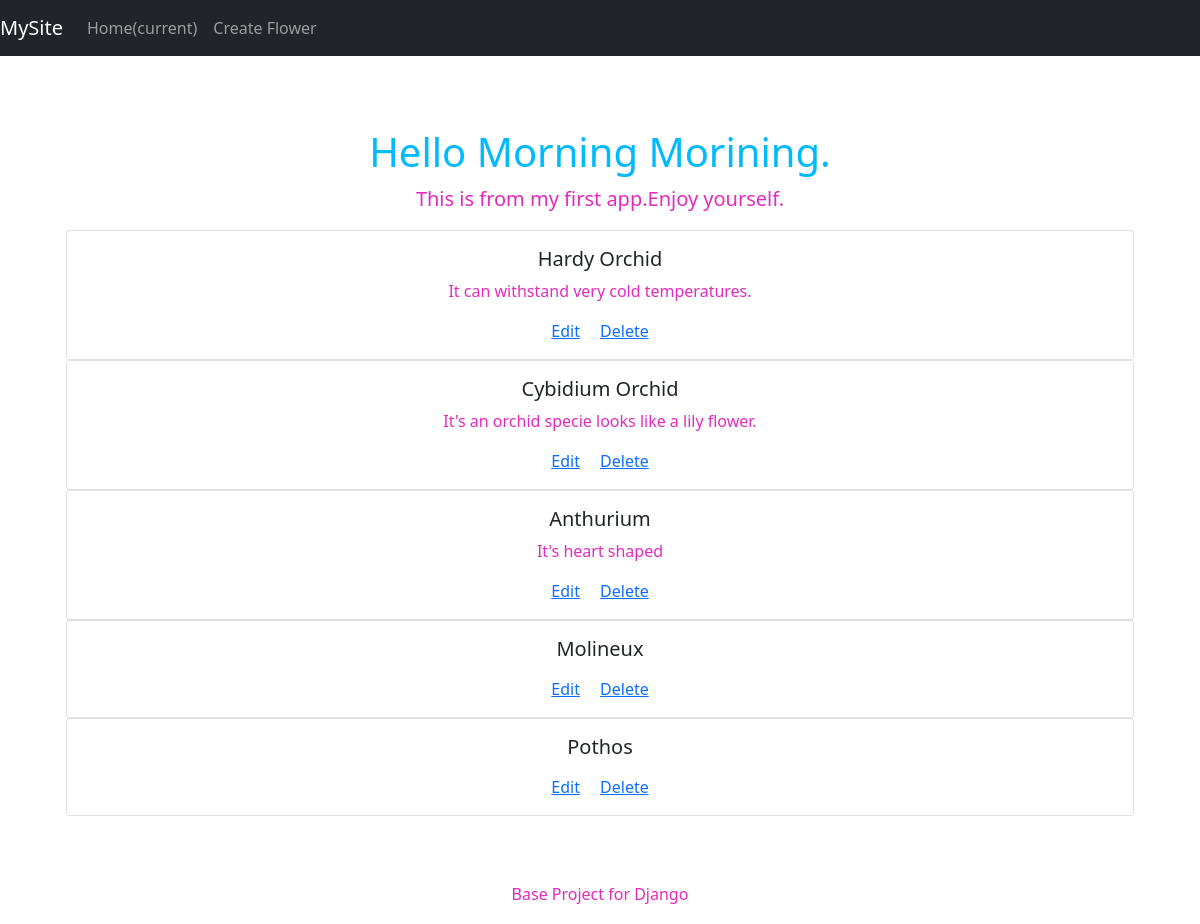
The page / on the database its author committed.
### myapp/models.py (models this page shows, shortened)
class Flower(models.Model):
    title=models.CharField(max_length=255,default='')
    description=models.TextField(default='')

### myapp/views.py (the view)
# urls.py: path('',myapp_views.index),
def index(request):
    flowers=Flower.objects.all()
    return render(request,'myapp/index.html',{'flowers':flowers})

### myapp/Templates/myapp/index.html
{%extends 'base/base.html'%}
{%load static%}
{%block content %}
<h1>
    Hello Morning Morining.
</h1>
<p class="lead">
    This is from my first app.Enjoy yourself.
</p>
<div class="card-columns">
{%for flower in flowers%}
<div class="card">
    <div class="card-body">
        <h5 clas="card-title">{{flower.title}}</h5>
        <p clas"card-text">{{flower.description | truncatechars:100}}</p>
        <a href="{%url 'edit' pk=flower.pk %}"
        class="card-link">Edit</a>
        <a href="adminmyapp/flower/{{flower.id}}/delete/"
        class="card-link">Delete</a>
    </div>
</div>
{%endfor%}
</div>
{%endblock%}

### base/Templates/base/base.html (shortened to what this page needs)
{% load static %}
<!DOCTYPE html>
<html>
    <head>
        <link href="https://cdn.jsdelivr.net/npm/bootstrap@5.0.2/dist/css/bootstrap.min.css"
        rel="stylesheet"
>
        <link rel="stylesheet" href="{% static 'base/css/site.css' %}">
    </head>
    <body>
        <nav class="navbar navbar-expand-md navbar-dark bg-dark fixed-top">
            <a class="navbar-brand" href="/">
                MySite
            </a>
            <div class="collapse navbar-collapse" id="navbarExampleDefault">
                <ul class="navbar-nav mr-auto">
                    <li class="nav-item active">
                        <a class="nav-link" href="/">Home<span class="sr-only">(current)</span></a>
                    </li>
                    <li class="nav-item">
                        <a class="nav-link" href="flower/create/">Create Flower</a>
                    </li>
                </ul>
            </div>
        </nav>
        <main role="main" class="container">
            <div class="starter-template">
                {%block content%}{%endblock%}
            </div>
        </main>
        <foot class="foot">
            <div class="container footer">
               <p>Base Project for Django<p>
            </div>
    </body>
    </html>

### base/static/base/css/site.css (style rules this page uses)
body { padding-top: 5rem; }
.starter-template { padding: 3rem 1.5rem; text-align: center; }
h1 { color:rgb(0, 186, 254); }
p { color:rgb(226, 43, 189); }
.footer { text-align: center; font-size: 16px; height: 60px; line-height: 60px; }

### rows shown on the page
Flower: title "Hardy Orchid", description "It can withstand very cold temperatures."
Flower: title "Cybidium Orchid", description "It's an orchid specie looks like a lily flower."
Flower: title "Anthurium", description "It's heart shaped"
Flower: title "Molineux"
Flower: title "Pothos"
